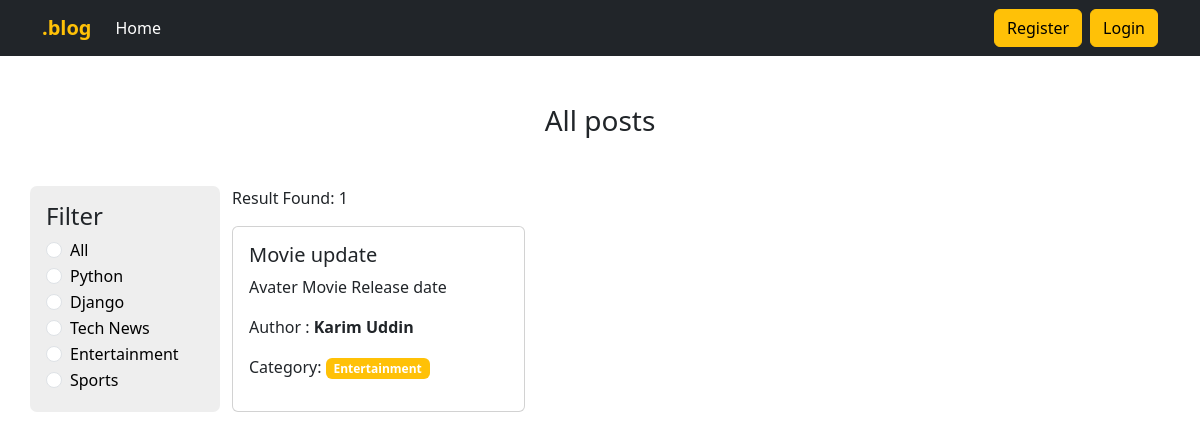
The page /category/entertainment/ on the database its author committed.
### categories/models.py (models this page shows, shortened)
class Category(models.Model):
    name = models.CharField(max_length=100)
    slug = models.SlugField(max_length=100, unique=True, null = True, blank = True)

### posts/models.py (models this page shows, shortened)
class Post(models.Model):
    title = models.CharField(max_length=250)
    content = models.TextField()
    category = models.ManyToManyField(Category)
    author = models.ForeignKey(User, on_delete=models.CASCADE)

### simple_blog/views.py (the view)
# urls.py: 2. Add a URL to urlpatterns:  path('', views.home, name='home')
def home(request, category_slug=None):
    data = Post.objects.all()
    if category_slug:
        category_obj = Category.objects.get(slug=category_slug)
        data = Post.objects.filter(category=category_obj)
    categories = Category.objects.all()
    return render(request, 'home.html', {'data': data, 'categories': categories })

### templates/home.html
{% extends "base.html" %}
{% block content %}
    <h3 class="text-center mb-5">All posts</h3>
    <div class="row">
        <div class="col-sm-2 mb-4 p-3" style="background: #eee; border-radius: 7px;">
            <h4>Filter</h4>
            <div class="form-check">
                <input class="form-check-input" type="radio" name="category" id="all">
                <label class="form-check-label" for="all">
                    <a class="link" href="{% url 'homepage' %}">All</a>
                </label>
            </div>
            {% for category in categories %}
                <div class="form-check">
                    <input class="form-check-input" type="radio" name="category" id="{{ category.id }} checked">
                    <label class="form-check-label" for="{{ category.id }}">
                        <a class="link" href="{% url 'category_filter' category.slug %}">{{ category.name }}</a>
                    </label>
                </div>
            {% endfor %}
        </div>
        <div class="col-sm-10">
            <p>Result Found: {{ data | length }}</p>
            <div class="row">
                {% for post in data %}
                    <div class="col-sm-4 mb-4">
                        <div class="card">
                            <div class="card-body">
                                <h5 class="card-title">{{ post.title }}</h5>
                                <p class="card-text">{{ post.content }}</p>
                                <p>Author : <strong>{{ post.author.first_name }} {{ post.author.last_name }}</strong>
                                </p>
                                <p>Category:
                                    {% for cat in post.category.all %}
                                        <span class="badge bg-warning">{{ cat.name }}</span>
                                    {% endfor %}
                                </p>
                            </div>
                        </div>
                    </div>
                {% endfor %}
            </div>
        </div>
    </div>
{% endblock content %}

### templates/base.html (style rules this page uses)
a { text-decoration: none; color: #000; }

### rows shown on the page
Category: name "Python"
Category: name "Django"
Category: name "Tech News"
Category: name "Entertainment"
Category: name "Sports"
Post: title "Movie update", content "Avater Movie Release date", author.first_name "Karim", author.last_name "Uddin"

### other values the page prints
{{ data | length }} "1"
